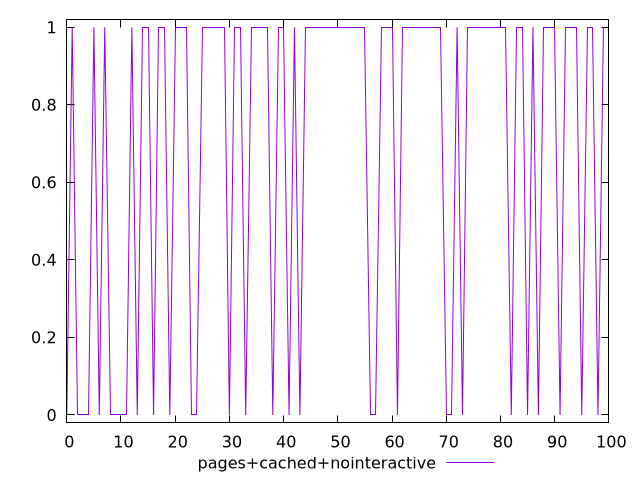

Source code (gnuplot):
$_pagesCachedNointeractive <<EOF
0
1
0
0
0
1
0
1
0
0
0
0
1
0
1
1
0
1
1
0
1
1
1
0
0
1
1
1
1
1
0
1
1
0
1
1
1
1
0
1
1
0
1
0
1
1
1
1
1
1
1
1
1
1
1
1
0
0
1
1
1
0
1
1
1
1
1
1
1
1
0
0
1
0
1
1
1
1
1
1
1
1
0
1
1
0
1
0
1
1
1
0
1
1
1
0
1
1
0
1
EOF
set key outside below
set terminal pngcairo
set output "report_00006_2020-11-02T20-21-41.718Z/third-party-summary/pages+cached+nointeractive//score.png"
set yrange [-0.02:1.02]
plot $_pagesCachedNointeractive title "pages+cached+nointeractive" with line ,
